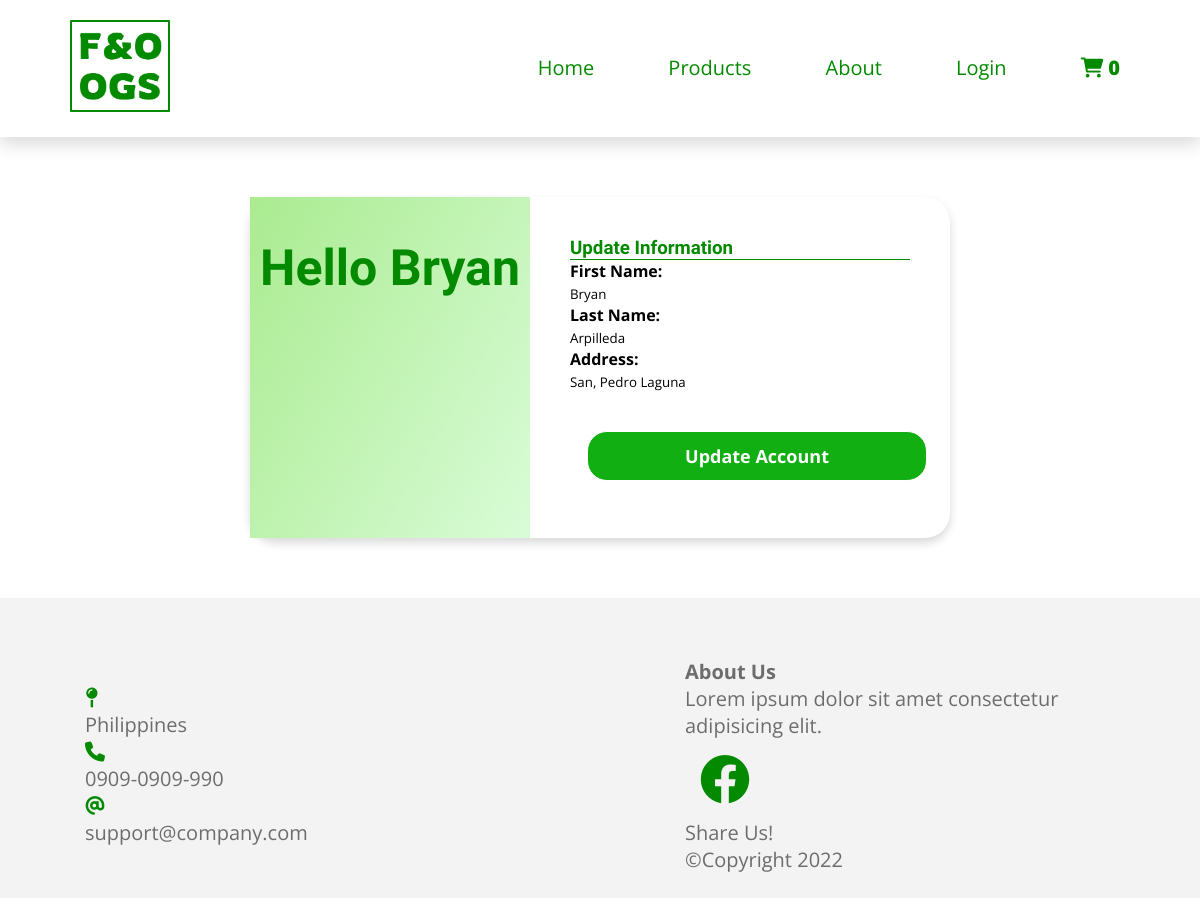
Page /update-user.php?id=1 on the committed database.
### tables this page shows
CREATE TABLE `user` (
  `user_id` int(11) NOT NULL,
  `first_name` varchar(255) NOT NULL,
  `last_name` varchar(255) NOT NULL,
  `email` varchar(255) NOT NULL,
  `bill_address` varchar(255) NOT NULL,
  `password` varchar(255) NOT NULL,
  `gender` char(3) NOT NULL
);

### update-user.php (the view, shortened to what this page needs)
<?php include("partials/html-head.php") ?>
</head>
<body>
<?php include("partials/navigation.php") ?>
        <?php
            $id = $_GET['id'];
            $sql = "SELECT * FROM user WHERE user_id=$id";
            $result = mysqli_query($conn, $sql);
            if($result==TRUE){
                $count= mysqli_num_rows($result);
                if($count==1){
                    $row = mysqli_fetch_assoc($result);
                    $first_name = $row['first_name'];
                    $last_name = $row['last_name'];
                    $address = $row['bill_address'];
                }else{
                    header("location:account.php");
                }
            }
        ?>
        <div class="account-container">
            <div class="column first-con">
                <h1>Hello <?php echo $first_name?></h1>
            </div>
            <div class="column second-con">
                <h3>Update Information</h3>
                <div class="line"></div>
                <form action="" method="POST">
                    <strong>First Name:</strong><br><input type="text" name="first_name" value="<?php echo $first_name?>"><br>
                    <strong>Last Name:</strong><br><input type="text" name="last_name" value="<?php echo $last_name?>"><br>
                    <strong>Address:</strong><br><input type="text" name="bill_address" value="<?php echo $address?>"><br><br>
                    <input type="submit" name="submit" class="secondary-btn-update" value="Update Account">
                </form>
            </div>
        </div>
<?php include("partials/footer.php") ?>
</body>
</html>

### css/style.css (style rules this page uses)
:root { --blue:#2980b9; --red:tomato; --orange:orange; --black:#333; --white:#fff; --bg-color:#eee; --dark-bg:rgba(0,0,0,.7); --box-shadow:0 .5rem 1rem rgba(0,0,0,.1); --border:.1rem solid #999; }
* { margin: 0; padding: 0; box-sizing: border-box; outline: none; border: none; text-decoration: none; transition: all .2s linear; font-family: 'Open Sans', sans-serif; }
h1 { font-family: 'Rowdies', cursive; color: #038a00; font-size: 50px; }
.account-container { max-width: 700px; display: flex; margin: 5% auto; box-shadow: 0 5px 10px rgba(0,0,0,0.15); border-radius: 25px; }
.account-container h1 { margin: 15% 3px 0 3px; }
.account-container .first-con { text-align: center; flex-basis: 40%; background:linear-gradient(120deg, #aaeb90,#d9fcd8); }
.account-container .second-con { flex-basis: 60%; padding: 40px; }
.account-container .second-con input[type="submit"] { width: 100%; height: 50px; border: 1px solid; background: #12af12; border-radius: 20px; font-size: 18px; color: #ffffff; font-weight: 700; cursor: pointer; outline: none; margin: 5%; padding: 10px; }
.account-container .second-con .line { max-width: 500px; border-bottom: solid 0.1rem #038a00; }
.account-container .second-con h3 { font-family: 'Rowdies', cursive;; color: #038a00; }

### rows in the picture
user: first_name "Bryan", last_name "Arpilleda", bill_address "San, Pedro Laguna"

### other values in the picture
$row_count "0"
